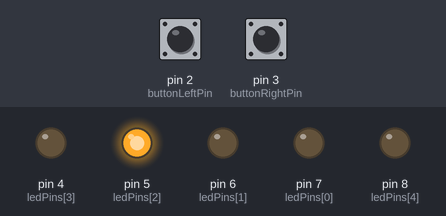
This sketch was run on a simulated Arduino Uno, built with avr-gcc and run on an emulated ATmega328P. Shown: output pins drawn as LEDs (lit = HIGH). Dashed ring = blinking. The test bench sets the inputs (shaded band); at power-on: pin 2 (buttonLeftPin) HIGH, pin 3 (buttonRightPin) HIGH.

Above: at 1.2 s.
1.3 s: pin 2 (buttonLeftPin) pulled LOW for 0.15 s
At 2.7 s:
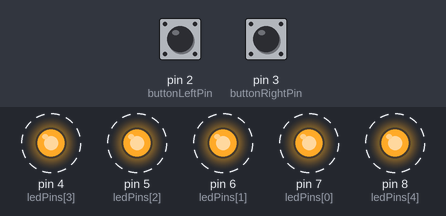
4.4 s: pin 3 (buttonRightPin) pulled LOW for 3.2 s
At 4.8 s:
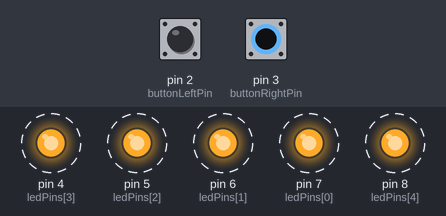
9.1 s: pin 2 (buttonLeftPin) pulled LOW for 3.2 s
13.8 s: pin 2 (buttonLeftPin) pulled LOW for 1 s
At 17.0 s:
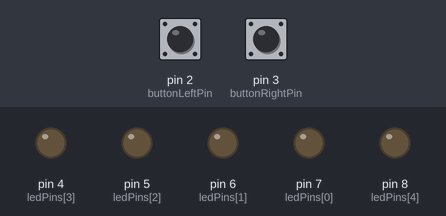
Timing chart, 0 to 18.5 s (numbered marks = the images above; inputs shaded):
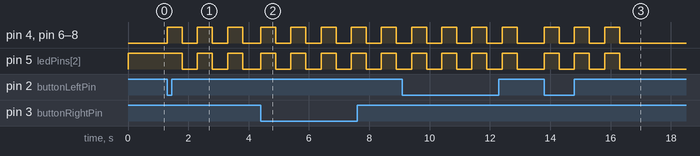

The sketch:

ejercicio3sketch_dec26b.ino
```cpp
const int buttonLeftPin = 2;  // Pin del botón izquierdo
const int buttonRightPin = 3; // Pin del botón derecho
const int ledPins[] = {7, 6, 5, 4, 8};  // Pines digitales conectados a los LEDs
int currentLed = 2;  // Inicial con el led #3 encendido
int blinkCount = 0;  // Contador para el parpadeo

void setup() {
  for (int i = 0; i < 5; i++) {
    pinMode(ledPins[i], OUTPUT);
    digitalWrite(ledPins[i], LOW);
  }

  pinMode(buttonLeftPin, INPUT_PULLUP);
  pinMode(buttonRightPin, INPUT_PULLUP);

  digitalWrite(ledPins[currentLed], HIGH);  // Enciende el led inicial
}

void loop() {
  if (digitalRead(buttonLeftPin) == LOW) {
    changeLed(-1);  // Mueve el led a la izquierda
    blink(3);       // Parpadea 3 veces
  }

  if (digitalRead(buttonRightPin) == LOW) {
    changeLed(1);   // Mueve el led a la derecha
    blink(3);       // Parpadea 3 veces
  }
}

void changeLed(int direction) {
  digitalWrite(ledPins[currentLed], LOW);  // Apaga el led actual

  currentLed += direction;  // Cambia la posición del led

  // Verifica si alcanzó un extremo y ajusta la posición
  if (currentLed < 0) {
    currentLed = 4;
    blink(4);  // Parpadea todos los leds 4 veces
  } else if (currentLed > 4) {
    currentLed = 0;
    blink(4);  // Parpadea todos los leds 4 veces
  }

  digitalWrite(ledPins[currentLed], HIGH);  // Enciende el nuevo led
}

void blink(int times) {
  for (int i = 0; i < times; i++) {
    for (int j = 0; j < 5; j++) {
      digitalWrite(ledPins[j], HIGH);
    }
    delay(500);
    for (int j = 0; j < 5; j++) {
      digitalWrite(ledPins[j], LOW);
    }
    delay(500);
  }
}
```

Measured:
- after the input at 1.3 s, pin 4 (ledPins[3]), pin 6 (ledPins[1]), pin 7 (ledPins[0]), pin 8 (ledPins[4]): alternates HIGH for 0.50 s and LOW for 0.50 s, starting at once; pin 5 (ledPins[2]): alternates HIGH for 0.50 s and LOW for 0.50 s, starting after 0.50 s
- after the input at 4.4 s, pin 4 (ledPins[3]), pin 5 (ledPins[2]), pin 6 (ledPins[1]), pin 7 (ledPins[0]), pin 8 (ledPins[4]): alternates HIGH for 0.50 s and LOW for 0.50 s, starting at once
- after the input at 13.8 s, pin 4 (ledPins[3]), pin 5 (ledPins[2]), pin 6 (ledPins[1]), pin 7 (ledPins[0]), pin 8 (ledPins[4]): alternates HIGH for 0.50 s and LOW for 0.50 s, 6 changes in all, then stays LOW, starting at once
